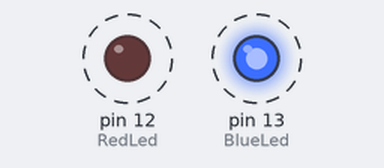
Bench run of a sketch on a simulated Arduino Uno, built with avr-gcc and run on an emulated ATmega328P. On the bench: output pins drawn as LEDs (lit = HIGH). Dashed ring = blinking.

Above: at 0.2 s.
Timing chart, 0 to 3.0 s (numbered marks = the images above):
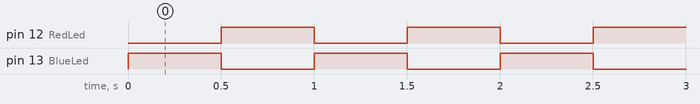

Measured:
- by itself, pin 12 (RedLed), pin 13 (BlueLed): alternates HIGH for 0.50 s and LOW for 0.50 s
- by itself, everything shown: repeats every 1.0 s, in 3 steps

The sketch:

level4_2.ino
```cpp
//Police Lights Program

int RedLed = 12;
int BlueLed  = 13;

void setup() { //The Setup function runs once.
  pinMode(BlueLed, OUTPUT);  //Setup Blue LED pin as an output pin.
  pinMode(RedLed, OUTPUT);   //Setup Red LED pin as an output pin.
}

void loop() {
  //Blue Light
  digitalWrite(BlueLed, HIGH);
  delay(500);
  digitalWrite(BlueLed, LOW);
  //Red Light
  digitalWrite(RedLed, HIGH);
  delay(500);
  digitalWrite(RedLed, LOW);
}
```
